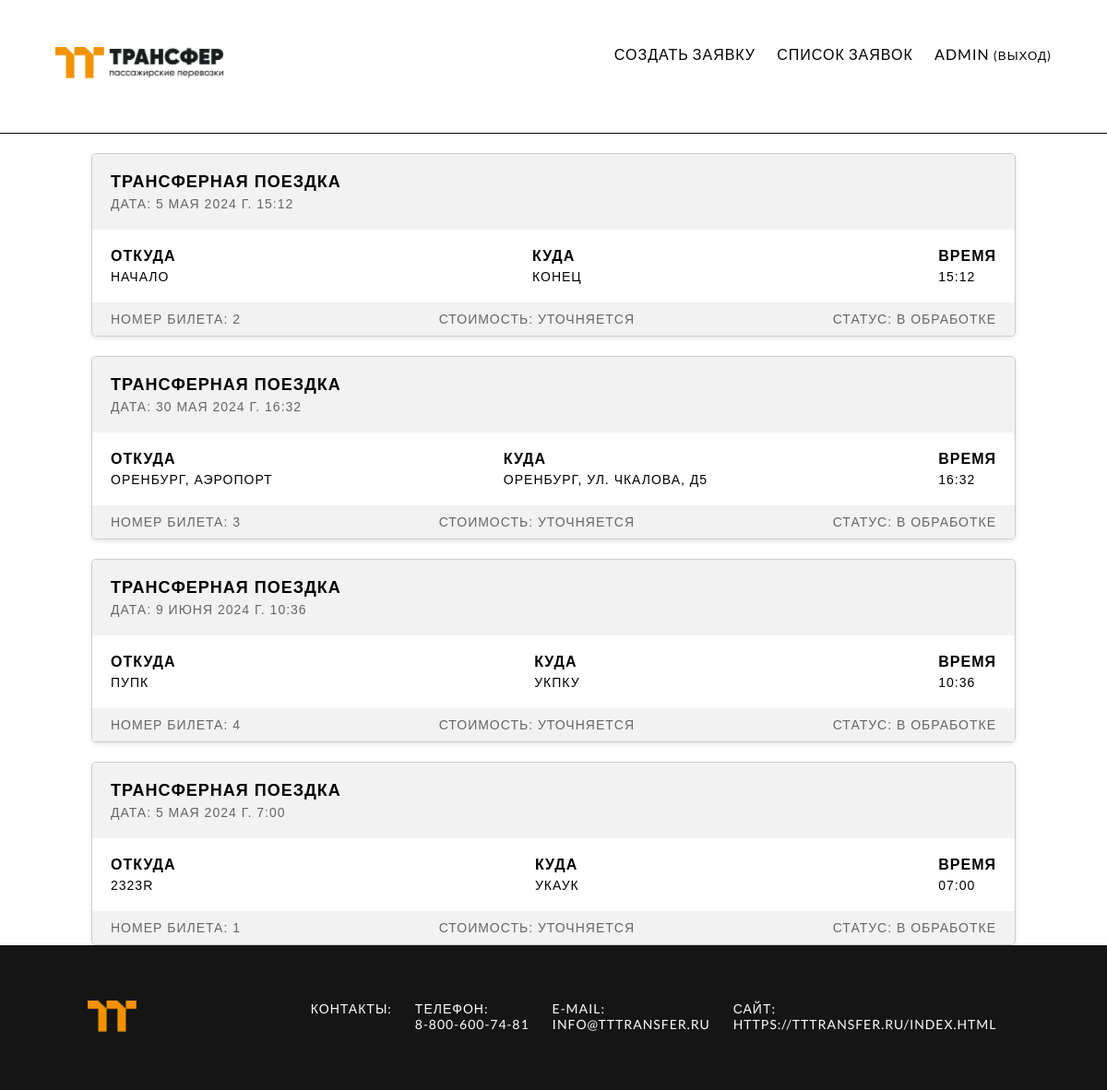
Page /заявки (signed in) on the earlier database version.
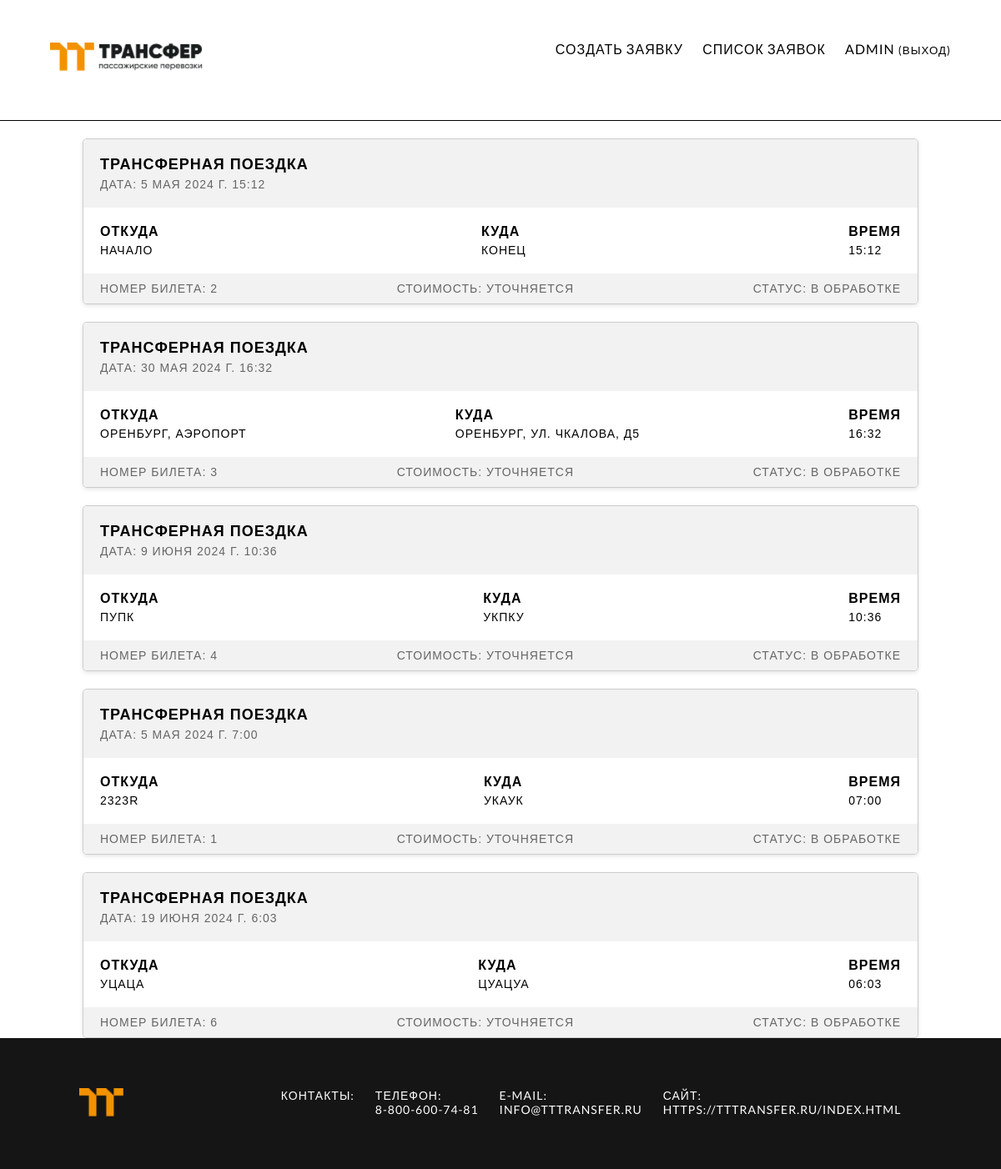
Same page on the later database version.
### app/models.py (models this page shows, shortened)
class Order(models.Model):
    car = models.ForeignKey(Car, on_delete=models.CASCADE)
    status = models.ForeignKey(Status, on_delete=models.CASCADE, default='1')
    author = models.ForeignKey(settings.AUTH_USER_MODEL, on_delete=models.CASCADE)
    place_start = models.CharField(max_length=200)
    place_end = models.CharField(max_length=200)
    tariff = models.TextField(default='Уточняется')
    numder = models.CharField(max_length=10)
    date = models.DateTimeField(default=timezone.now)
    published_date = models.DateTimeField(blank=True, null=True)

class Status (models.Model):
    title = models.CharField(max_length=200)
    def __str__(self) :
        return self.title

### app/views.py (called while the page is built)
def order_list(request):
    orders = Order.objects.filter(author=request.user, published_date__lte=timezone.now()).order_by('published_date')
    return render(request, 'app/order_list.html', {'orders': orders})

### app/templates/app/order_list.html
{% extends "app/base.html" %}
{% load static %}
{% block card %}
    {% for order in orders %}
    <div class="ticket-card">
        <div class="ticket-header">
          <h2><a href="{% url 'order_detail' pk=order.pk %}">Трансферная поездка</a></h2>
          <p>Дата: {{ order.date }}</p>
        </div>
        <div class="ticket-details">
          <div class="ticket-info">
            <h3>Откуда</h3>
            <p>{{ order.place_start|linebreaksbr }}</p>
          </div>
          <div class="ticket-info">
            <h3>Куда</h3>
            <p>{{ order.place_end|linebreaksbr }}</p>
          </div>
          <div class="ticket-info">
            <h3>Время</h3>
            <p>{{ order.date|date:'H:i'  }}</p>
          </div>
        </div>
        <div class="ticket-footer">
          <p>Номер билета: {{ order.pk }}</p>
          <p>Стоимость: {{ order.tariff|linebreaksbr }}</p>
          <p>Статус: {{ order.status }}</p>
        </div>
      </div>
    {% endfor %}
{% endblock %}

### app/templates/app/base.html (shortened to what this page needs)
{% load static %}
<!DOCTYPE html>
<html lang="ru">
<head>
    <link rel="stylesheet" href="{% static "css/style.css" %}">
</head>
<body>
    <header>
        <div>
            <a class="flex" href="{% url "index" %}">
                <img src="{% static "img/TT.png" %}"/>
                <img src="{% static "img/TT-Transfer.png" %}"/>
            </a>
        </div>
        <div class="div">
            <nav>
                {% if user.is_authenticated %}
                    <a href="{% url 'order_new' %}" class="top-menu">Создать заявку</span></a>
                    <a href="{% url "order_list" %}" class="top-menu">Список заявок</span></a>
                    <a  href="{% url 'logout' %}" class="top-menu">
                        {{ user.username }} <small>(Выход)</small>
                    </a>
                {% else %}
                    <a href="{% url 'login' %}" class="top-menu">Войти</a>
                {% endif %}
            </nav>
        </div>
    </header>
    <div style='flex: 1;'>
    {% if user.is_authenticated %}
        {% block card %}
        {% endblock %}
    {% endif %}
  </div>
    <footer>
        <div>
            <img src="{% static "img/TT.png" %}"/>
        </div>
        <div class='flexfoter'>
            <div>
                <p>Контакты: </p>
            </div>
            <div>
                <p>Телефон: </p>
                <p> 8-800-600-74-81</p>
            </div>
            <div>
                <p>E-mail: </p>
                <a class='foter' href="mailto:info@tttransfer.ru">info@tttransfer.ru</a>
            </div>
            <div>
                <p>Сайт: </p>
                <a class='foter' href="https://tttransfer.ru/index.html">https://tttransfer.ru/index.html</a>
            </div>
        </div>
    </footer>
</body>
</html>

### app/static/css/style.css (style rules this page uses)
* { padding: 0; margin: 0; }
body { background: #ffffff; font-family: 'Lato', sans-serif; text-transform: uppercase; letter-spacing: 1px; min-height: 100vh; height: 100%; display: flex; flex-direction: column; justify-content: space-between }
header { text-align: justify; height: 5em; padding: 2em 5%; background: #ffffff; color: #000000; border-bottom: solid 1px; }
header::after { content: ''; display: inline-block; width: 100%; }
header > div, header > div::before, header nav, header > div h1 { display: inline-block; vertical-align: middle; text-align: right; }
header > div::before { content: ''; height: 100%; }
header nav a { padding: 0 0.6em; white-space: nowrap; }
header nav a:last-child { padding-right: 0; }
a { text-decoration: none; color:#000000; }
h2 { color: #333; }
.ticket-card { width: 90%; margin-top: 21px; max-width: 1000px; margin-left: auto; margin-right: auto; border: 1px solid #ccc; border-radius: 5px; box-shadow: 0 2px 5px rgba(0, 0, 0, 0.1); font-family: Arial, sans-serif; }
.ticket-header { background-color: #f2f2f2; padding: 20px; border-top-left-radius: 5px; border-top-right-radius: 5px; }
.ticket-header h2 { margin: 0 0 5px; font-size: 18px; }
.ticket-header p { margin: 0; font-size: 14px; color: #666; }
.ticket-details { padding: 20px; display: flex; justify-content: space-between; }
.ticket-info h3 { margin: 0 0 5px; font-size: 16px; }
.ticket-info p { margin: 0; font-size: 14px; }
.ticket-footer { background-color: #f2f2f2; padding: 10px 20px; border-bottom-left-radius: 5px; border-bottom-right-radius: 5px; font-size: 14px; color: #666; display: flex; justify-content: space-between; }
.flex { display: flex; }
footer { position: relative; bottom: 0; width: 100%; width: 100%; justify-content: space-around; background: #151515; padding: 60px 0 60px 0; color: #fff; font-size: 14px; display: flex; }
.flexfoter { display: flex; }
.foter { color: #fff; }
.flexfoter div { margin-right: 25px; }

Differences in the rows shown:
added Order: date "19 ИЮНЯ 2024 Г. 6:03", place_start "УЦАЦА", place_end "ЦУАЦУА", date "06:03", pk "6", tariff "УТОЧНЯЕТСЯ", status "В ОБРАБОТКЕ"
